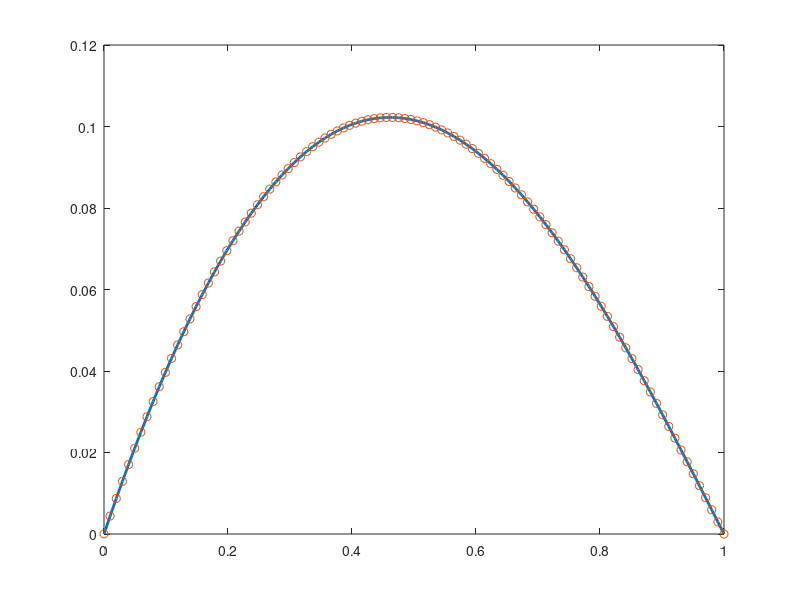

Here is the MATLAB script that generated this plot:
clear all;%remove all the variables from the workspace
format long; %variables are displayed with 15 digits after decimal point
n=10;
X = ones(n);
A = -1 * X+tril(1*X,-2)+triu(1*X,2) + 3 * eye(n);

%b
n = 10;
h = 1/(n +1);
e_v = eig(A);
for i = 1:size(e_v)
    for j = 1:size(e_v)-1
        if e_v(j) > e_v(j+1)
            temp = e_v(j);
            e_v(j) = e_v(j+1);
            e_v(j+1) = temp;
        end;end;end;
for i = 1:n
    x_array(i) = i*h;
    lam(i) = 2*(1-cos(pi*x_array(i)));
end;
e_v
lam'
diff = e_v - lam'

%c
N = [10,100,500,1000];
[a,b] = size(N);
for k = 1:b
    X = ones(N(k));
    A = -1 * X+tril(1*X,-2)+triu(1*X,2) + 3 * eye(N(k));
    h = 1/(N(k) +1);
    e_v = eig(A);
    for i = 1:size(e_v)
        for j = 1:size(e_v)-1
            if e_v(j) > e_v(j+1)
                temp = e_v(j);
                e_v(j) = e_v(j+1);
                e_v(j+1) = temp;
            end;end;end;
    min = e_v(1)
    max = e_v(N(k))
end;

%d
N = 100;
h = 1/(N+1);
for i = 1: N
    x_array(i) = i*h;
    b_array(i) = (1-x_array(i).^3) * h * h;
end;

X = ones(N);
A = -1 * X+tril(1*X,-2)+triu(1*X,2) + 3 * eye(N);

u_array  = A\b_array';


euclidean_norm = norm(b_array' - A * u_array)

%e
N = 100;
h = 1/(N+1);

for i = 1: N
    x_array(i) = i*h;
end;
x = [0, x_array, 1];
y = [0, u_array', 0];

plot(x,y,'LineWidth',2)

hold on


for i = 1:N
    u_exact(i) = -x_array(i).^2/2 + x_array (i) .^5/20  + 9/20 * x_array(i);
end;

uExact = [0, u_exact, 0];

plot(x, uExact,'o:')

dis_error = sqrt(h * sum((y(2:N+1)-uExact(2:N+1)).^2))

%f
N = [10,100,500,1000];
[a,b] = size(N);
for k = 1:b
    X = ones(N(k));
    x_array = zeros(1, N(k));
    b_array = zeros(1, N(k));
    u_array = zeros(N(k),1);
    u_exact = zeros(1,N(k));
    
    
    A = -1 * X+tril(1*X,-2)+triu(1*X,2) + 3 * eye(N(k));
    
    for i = 1: N(k)
        h = 1/(N(k)+1);
        x_array(i) = i*h;
        b_array(i) = (1-x_array(i).^3) * h * h;
    end;
    
    u_array  = A\b_array';
    y = [0, u_array', 0];
    
    for j = 1:N(k)
        u_exact(j) = -x_array(j).^2/2 + x_array(j).^5/20  + 9/20 * x_array(j);
    end;
    uExact = [0, u_exact, 0];
    
    dis_error(k) = sqrt(h * sum((y(2:N+1)-uExact(2:N+1)).^2));
    
    for i = 1: N(k)
        x_array(i) = i*h;
    end;
    x_log = [0, log(x_array), log(1)];
    
end;

dis_error

for k = 1:b
    h_log(k) = log10(1/(N(k)+1));
    dis_error_log(k) = log10(dis_error(k));
end;
%plot(h_log,dis_error_log)
